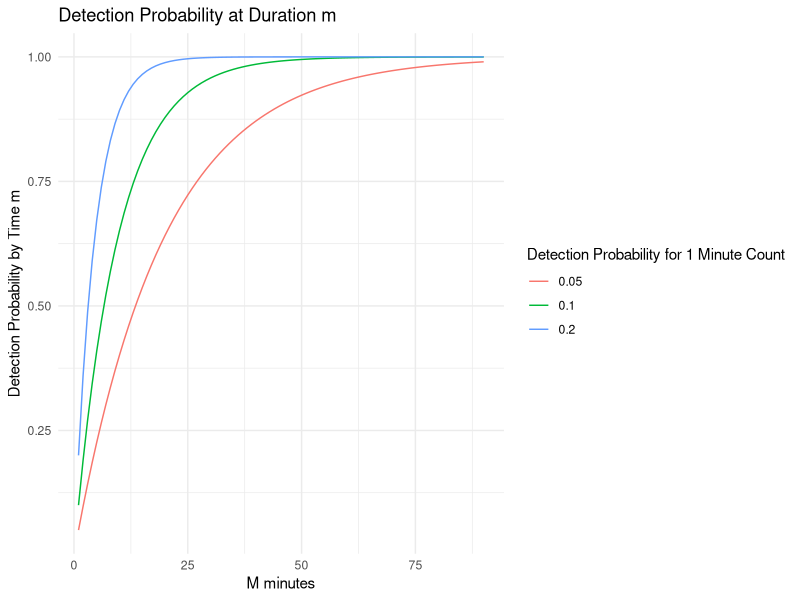
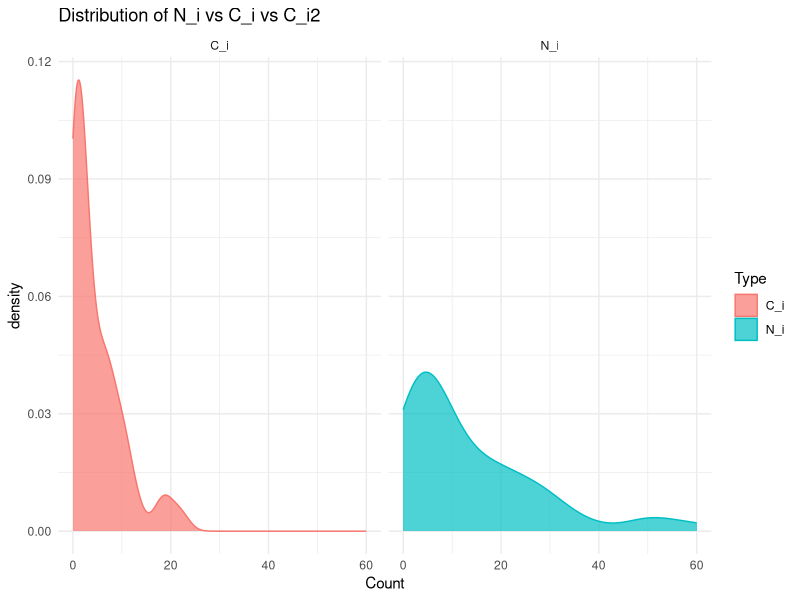
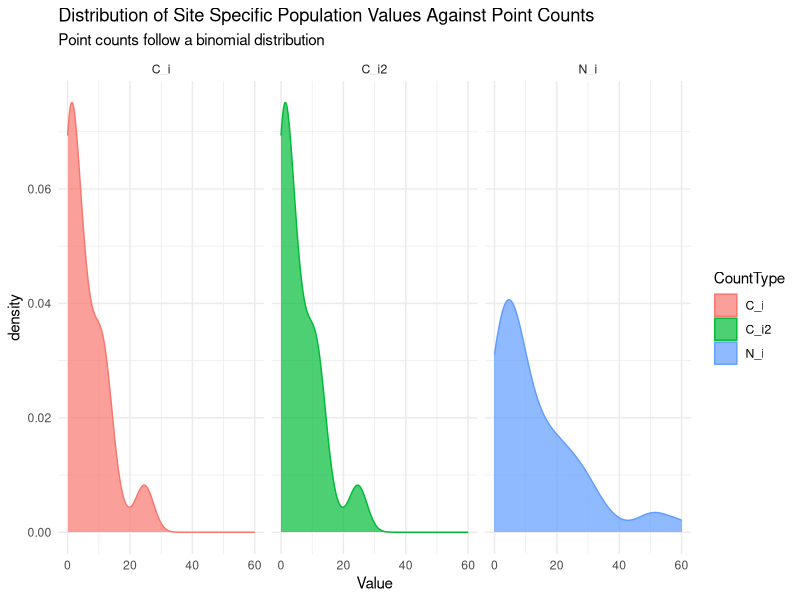
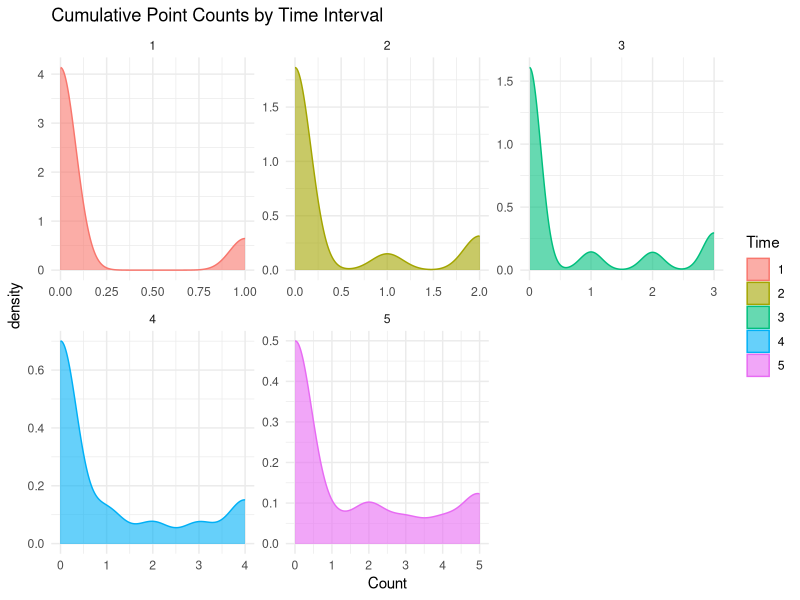
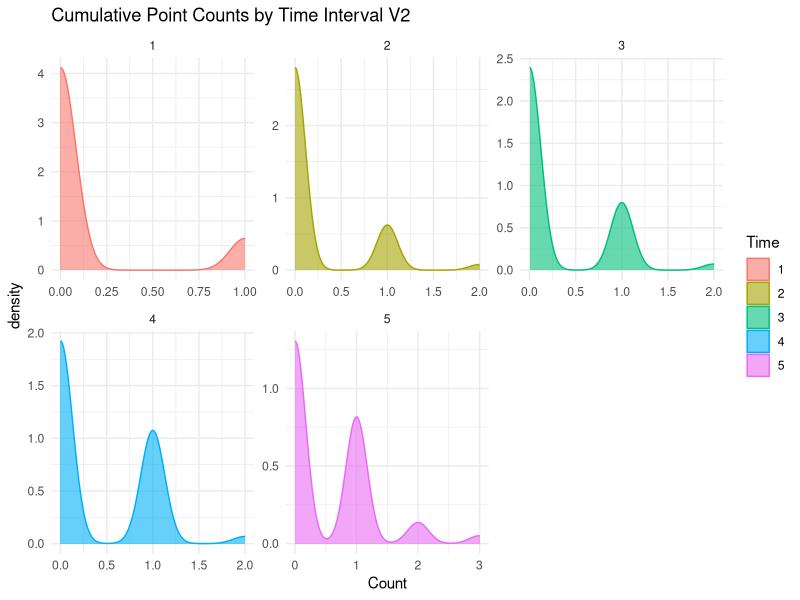

Recreate these plots in R, in order.
## ---- chunk 1
knitr::opts_chunk$set(echo = TRUE)
## ---- chunk 2
library(tidyverse)
library(data.table)
library(matrixStats)
## ---- chunk 3
PredictProbability = function(m, p1m){
  # the way I think about this function is (for the time example): 
  # p1m is the probability of detecting an individual within a 1 min interval 
  # 1-p1m is the probability of not detecting an individual within a 1 min interval
  # (1-p1m)^m is the probability of not detecting an individual at all within m minutes
  # 1-((1-p1m)^m) is the probability of detecting an individual at least once within 
  # m minutes
  p_m = 1-((1-p1m)**m)
  return(p_m)
}
## ---- chunk 4
# let m vary from 1 min to 90 mins
maxMinute = 90
m = 1:maxMinute
# let p_1m vary from a low detection probability to a higher one with 1 min intervals
p_1m = c(0.05,0.1,0.2)
p_1m_col = rep(p_1m, maxMinute)

# make the dataframe of probabilities
dfProbabilityTime = tibble(m=m)
dfProbabilityTime = dfProbabilityTime %>%
  slice(rep(1:n(), each = length(p_1m)))
dfProbabilityTime = dfProbabilityTime%>%
  mutate(p_1m = p_1m_col, 
         p_m = PredictProbability(m,p_1m))

# show results
head(dfProbabilityTime)
ggplot(dfProbabilityTime)+ 
  geom_line(aes(x=m, y = p_m, color = as.factor(p_1m)))+ 
  theme_minimal()+ 
  labs(title = "Detection Probability at Duration m", 
       x = "M minutes", 
       y = "Detection Probability by Time m", 
       color = "Detection Probability for 1 Minute Count")
  
  
## ---- chunk 5
set.seed(1)
n_locations = 50
lambda = 15 # get this number from some data?
locationID = 1:n_locations
#N_i = rpois(n_locations,lambda)
N_i = rnbinom(n_locations, mu = lambda, size= 1)

dfNB = as.data.frame(cbind(locationID, N_i))
head(dfNB)
## ---- chunk 6
# produce detection probabilities after duration m
p_1m = 0.1
maxMinute = 5
p = PredictProbability(maxMinute,p_1m)

# model point counts at each site
#set.seed(1)
#dfNB$n = 1
#dfNB$C_i = sapply(dfNB$n, rbinom,dfNB$N_i,p)

dfNB$C_i = 0
# inefficient but idk why the numbers aren't working the other way
for(row in 1:nrow(dfNB)){
  set.seed(1)
  tempNI = dfNB[row,]$N_i
  tempCi = rbinom(1,tempNI,p)
  dfNB[row,"C_i"] = tempCi
}

#set.seed(1)
#dfNB$C_i = rbinom(nrow(dfNB), dfNB$N_i, p)
head(dfNB)
## ---- chunk 7
oldNB = dfNB
## ---- chunk 8
generateZeroInflatedBinomial= function(n,size,detectionProb,psi){
  set.seed(1)
  # generate data assuming P(C_i>0)= \psi
  X = rbinom(n,size,detectionProb)
  
  # generate a Bernoulli distribution to represent whether the site is 
  # occupied or not
  Y = as.numeric(rbernoulli(n,psi))
  
  # return the product of the distributions
  Z = X*Y
  
}
## ---- chunk 9
generateCounts = function(Ni_temp, p_1m, maxTime,psi){
  # find count at end of sampling period
  set.seed(1)
  
  # find detection probability at end of sampling period
  # to follow the Royle paper, p_1m would equal r
  
  # probability of detecting at least one individual for each site i
  #p_i = PredictProbability(Ni_temp, p_1m)
  p_i = p_1m
  
  # so by fifth time interval,how many times do we detect each individual - at 
  # least once
  # max detection will be five by the fifth interval...
  set.seed(1)
  sample_count = as.data.frame(rbinom(Ni_temp,maxTime,p_i))
  colnames(sample_count)="final_count"

  # simplify to binary values for summation (ie we detect at least once)
  sample_count$final_count = ifelse(sample_count$final_count>0,1,0)
  final_count = sum(sample_count)
  return(final_count)
}
## ---- chunk 10
p_1m = 0.1 # needs to be the same p_1m I use to generate summarized count data
maxMinute = 5
psi=0.6
#dfNB$C_i2 = sapply(dfNB$N_i, generateCounts, p_1m, maxMinute,psi)

dfNB$C_i2 = rbinom(nrow(dfNB),maxMinute,p)
head(dfNB)
## ---- chunk 11
dfNB %>%
  pivot_longer(cols = c("N_i","C_i"), names_to = "Type", values_to = "Value")%>%
  ggplot()+
  geom_density(aes(x=Value, fill = Type,color=Type),alpha=0.7)+
  facet_wrap(~Type)+
  theme_minimal()+
  labs(title="Distribution of N_i vs C_i vs C_i2",x ="Count")
## ---- chunk 12
individuals = 1:4
survey_1 = as.data.frame(individuals)

# generate a binomial distribution of counts, but based on the detection probability 
# at each time
p_1m = 0.1 # needs to be the same p_1m I use to generate summarized count data
maxMinute = 5

for(time in 1:maxMinute){
  #p_i = PredictProbability(4, p_1m)
  p_i= p_1m
  set.seed(1)
  sample_count = as.data.frame(rbinom(nrow(survey_1),time,p_i))
  colnames(sample_count)=time
  survey_1 = cbind(survey_1,sample_count)
}

survey_1
## ---- chunk 13
# make a dupe
survey_1_d = copy(survey_1)
for(column in 2:ncol(survey_1_d)){
  if(column==2){
   next() 
  } else{
    survey_1[,column] = survey_1[,column] -survey_1_d[,column-1]
  }
}
## ---- chunk 14
survey_1
## ---- chunk 15
set.seed(1)
p_1m = 0.1 # needs to be the same p_1m I use to generate summarized count data
maxMinute = 5
psi=0.6
n_locations = 50
lambda = 15 # get this number from some data?
locationID = 1:n_locations
#N_i = rpois(n_locations,lambda)
N_i = rnbinom(n_locations, mu = lambda, size= 1)

dfNB = as.data.frame(cbind(locationID, N_i))
head(dfNB)
## ---- chunk 16
generateZeroInflatedBinomial= function(n,size,detectionProb,psi){
  set.seed(1)
  # generate data assuming P(C_i>0)= \psi
  X = rbinom(n,size,detectionProb)
  
  # generate a Bernoulli distribution to represent whether the site is 
  # occupied or not
  Y = as.numeric(rbernoulli(n,psi))
  
  # return the product of the distributions
  Z = X*Y
  
}
## ---- chunk 17
# generating point counts wi ~ Bin(Ni,p)
generatePointCount = function(Ni,p_1m,maxMinute){
  individuals = 1:Ni
  survey_1 = as.data.frame(individuals)
  #survey_1$locationID = locationID
  
  # generate a binomial distribution of counts, where detection probability 
  # depends on time (maxMinute) 
  for(time in 1:maxMinute){
    p_m = PredictProbability(time,p_1m)
    
    # rbinom(10,1,0.2) not the same as rbinom(1,10,0.2)...
    
    
    # I'm saying each individual is either counted or not (bernoulli)
    # but because I am repeating this Ni times, it should be equal to rbinom(1,Ni,p)
    # when i run examples on R however I don't get this result.... *ask!!*
    # this data is already incremental :)
    set.seed(1)
    sample_count = as.data.frame(rbinom(nrow(survey_1),1,p_m))
    colnames(sample_count)=time
    survey_1 = cbind(survey_1,sample_count)
  }
  
  # do some manipulation to find total point count at the location 
  totalCount= rowSums(survey_1[,as.character(1:maxMinute)])
  totalCount= ifelse(totalCount>0,1,0)
  totalCount = sum(totalCount)
  
  # make the data incremental
  # survey_1_d = copy(survey_1) # make a duplicate to reference
  # for(column in 2:ncol(survey_1_d)){
  #   if(column==2){
  #    next()
  #   } else{
  #     survey_1[,column] = survey_1[,column] -survey_1_d[,column-1]
  #     # case for if previous column was a number but new column is 0
  #     survey_1[,column]= ifelse(survey_1[,column]<0,0,survey_1[,column])
  #   }
  # }
  
  return(list(survey_1,totalCount))
} 
## ---- chunk 18
# generating point counts for wi ~ Bin(T,pi) 
generatePointCountV2 = function(Ni,p_1m,maxMinute){
  individuals = 1:Ni
  
  if(Ni==0){
    cumulative_counts =  matrix(0,1,maxMinute)
  } else{
    cumulative_counts = matrix(NA,Ni,maxMinute)
    for(time in 1:maxMinute){
    #sample_count = as.data.frame(generateZeroInflatedBinomial(nrow(survey_1),time,p_i,psi))
    set.seed(1)
    
    # keep p_m constant??
    # or just pick a very small p_1m?
    #p_m = PredictProbability(time,p_1m)
    p_m = p_1m
    sample_count = rbinom(Ni,time,p_m) # get number of occurrences by sampling time T
    cumulative_counts[,time] = sample_count
    }
  }
  
  # do some manipulation to find total point count at the location
  if(nrow(cumulative_counts)==1){
    # when ni = 1, i encounter an error so need to make an exception...
    totalCount = sum(cumulative_counts)
  } else{
    totalCount= rowSums(cumulative_counts[,1:maxMinute])
    totalCount= ifelse(totalCount>0,1,0)
    totalCount = sum(totalCount)  
  }
  
  
  
  # make the data incremental
  cumulative_counts_d = copy(cumulative_counts) # make a duplicate to reference
  
  for(count in 1:ncol(cumulative_counts)){
    if(count==1){
      next()
    } else{
      cumulative_counts[,count]=cumulative_counts[,count]-cumulative_counts_d[,count-1]
      # case for if previous column was a number but new column is 0 
      cumulative_counts[,count]= ifelse(cumulative_counts[,count]<0,0,cumulative_counts[,count])
    }
  }
  
  # format 
  cumulative_counts = as.data.frame(cumulative_counts)
  colnames(cumulative_counts) = as.character(1:maxMinute)
  if(Ni==0){
    cumulative_counts$individuals = 1
  } else{
    cumulative_counts$individuals = 1:Ni 
  }
  
  
  return(list(cumulative_counts,totalCount))
} 
## ---- chunk 19
result = sapply(dfNB$N_i, generatePointCount,p_1m,maxMinute)
dfNB$C_i = unlist(result[2,])
## ---- chunk 20
locationID = 1
finalDF = matrix(NA,0,0)

for (df in 1:length(result[1,])){
  dfTemp = result[1,][[df]]
  dfTemp$locationID = locationID
  
  if(df==1){
    finalDF = dfTemp
  } else {
   finalDF = rbind(finalDF, dfTemp)
  }

  locationID = locationID+1
}
## ---- chunk 21
# first number represents the location, second number represents the individual
finalDF$UniqueIdentifier = paste(finalDF$locationID,finalDF$individuals)

# find cumulative sum
colsUse = as.character(1:maxMinute)
tempdf = as.matrix(finalDF[,colsUse])
tempdf = rowCumsums(tempdf)
tempdf = as.data.frame(tempdf)
colnames(tempdf) = colsUse
head(tempdf)
head(finalDF)
head(dfNB)
## ---- chunk 22
result = sapply(dfNB$N_i, generatePointCountV2,p_1m,maxMinute)
dfNB$C_i2 = unlist(result[2,])
## ---- chunk 23
locationID = 1
finalDFV2 = matrix(NA,0,0)

for (df in 1:length(result[1,])){
  dfTemp = result[1,][[df]]
  dfTemp$locationID = locationID
  
  if(df==1){
    finalDFV2 = dfTemp
  } else {
   finalDFV2 = rbind(finalDFV2, dfTemp)
  }
  
  locationID = locationID+1
}
## ---- chunk 24
# first number represents the location, second number represents the individual
finalDFV2$UniqueIdentifier = paste(finalDFV2$locationID,finalDFV2$individuals)

# find cumulative sum
colsUse = as.character(1:maxMinute)
tempdfV2 = as.matrix(finalDFV2[,colsUse])
tempdfV2 = rowCumsums(tempdfV2)
tempdfV2 = as.data.frame(tempdfV2)
colnames(tempdfV2) = colsUse
head(tempdfV2)
head(finalDFV2)
head(dfNB)
## ---- chunk 25
dfNB %>%
  pivot_longer(cols = c("N_i","C_i","C_i2"), names_to = "CountType", values_to = "Value")%>%
  ggplot()+ 
  geom_density(aes(x=Value, color = CountType, fill = CountType),alpha=0.7)+ 
  facet_wrap(~CountType)+ 
  theme_minimal()+ 
  labs(title = "Distribution of Site Specific Population Values Against Point Counts",
       subtitle = "Point counts follow a binomial distribution")
## ---- chunk 26
tempdf%>%
  pivot_longer(cols = c(colsUse), names_to = "Time", values_to = "Count")%>%
ggplot()+ 
  geom_density(aes(x=Count, fill = Time, color = Time),alpha=0.6)+ 
  facet_wrap(~Time,scales= "free")+ 
  theme_minimal()+
  labs(title= "Cumulative Point Counts by Time Interval")
## ---- chunk 27
tempdfV2%>%
  pivot_longer(cols = c(colsUse), names_to = "Time", values_to = "Count")%>%
ggplot()+ 
  geom_density(aes(x=Count, fill = Time, color = Time),alpha=0.6)+ 
  facet_wrap(~Time,scales= "free")+ 
  theme_minimal()+
  labs(title= "Cumulative Point Counts by Time Interval V2")
